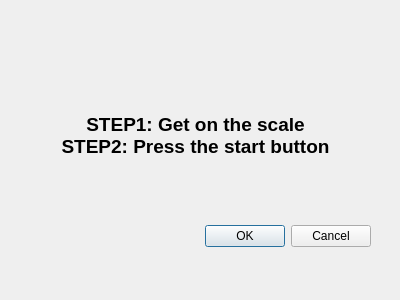
<?xml version="1.0" encoding="UTF-8"?>
<ui version="4.0">
 <class>Dialog</class>
 <widget class="QDialog" name="Dialog">
  <property name="geometry">
   <rect>
    <x>0</x>
    <y>0</y>
    <width>400</width>
    <height>300</height>
   </rect>
  </property>
  <property name="windowTitle">
   <string>Dialog</string>
  </property>
  <widget class="QDialogButtonBox" name="buttonBox">
   <property name="geometry">
    <rect>
     <x>30</x>
     <y>220</y>
     <width>341</width>
     <height>32</height>
    </rect>
   </property>
   <property name="font">
    <font>
     <family>Arial</family>
    </font>
   </property>
   <property name="orientation">
    <enum>Qt::Horizontal</enum>
   </property>
   <property name="standardButtons">
    <set>QDialogButtonBox::Cancel|QDialogButtonBox::Ok</set>
   </property>
  </widget>
  <widget class="QLabel" name="label">
   <property name="geometry">
    <rect>
     <x>30</x>
     <y>80</y>
     <width>331</width>
     <height>111</height>
    </rect>
   </property>
   <property name="font">
    <font>
     <family>Arial</family>
     <pointsize>14</pointsize>
     <weight>75</weight>
     <bold>true</bold>
    </font>
   </property>
   <property name="text">
    <string>STEP1: Get on the scale 
STEP2: Press the start button</string>
   </property>
   <property name="alignment">
    <set>Qt::AlignCenter</set>
   </property>
  </widget>
 </widget>
 <resources/>
 <connections>
  <connection>
   <sender>buttonBox</sender>
   <signal>accepted()</signal>
   <receiver>Dialog</receiver>
   <slot>accept()</slot>
   <hints>
    <hint type="sourcelabel">
     <x>248</x>
     <y>254</y>
    </hint>
    <hint type="destinationlabel">
     <x>157</x>
     <y>274</y>
    </hint>
   </hints>
  </connection>
  <connection>
   <sender>buttonBox</sender>
   <signal>rejected()</signal>
   <receiver>Dialog</receiver>
   <slot>reject()</slot>
   <hints>
    <hint type="sourcelabel">
     <x>316</x>
     <y>260</y>
    </hint>
    <hint type="destinationlabel">
     <x>286</x>
     <y>274</y>
    </hint>
   </hints>
  </connection>
 </connections>
</ui>
